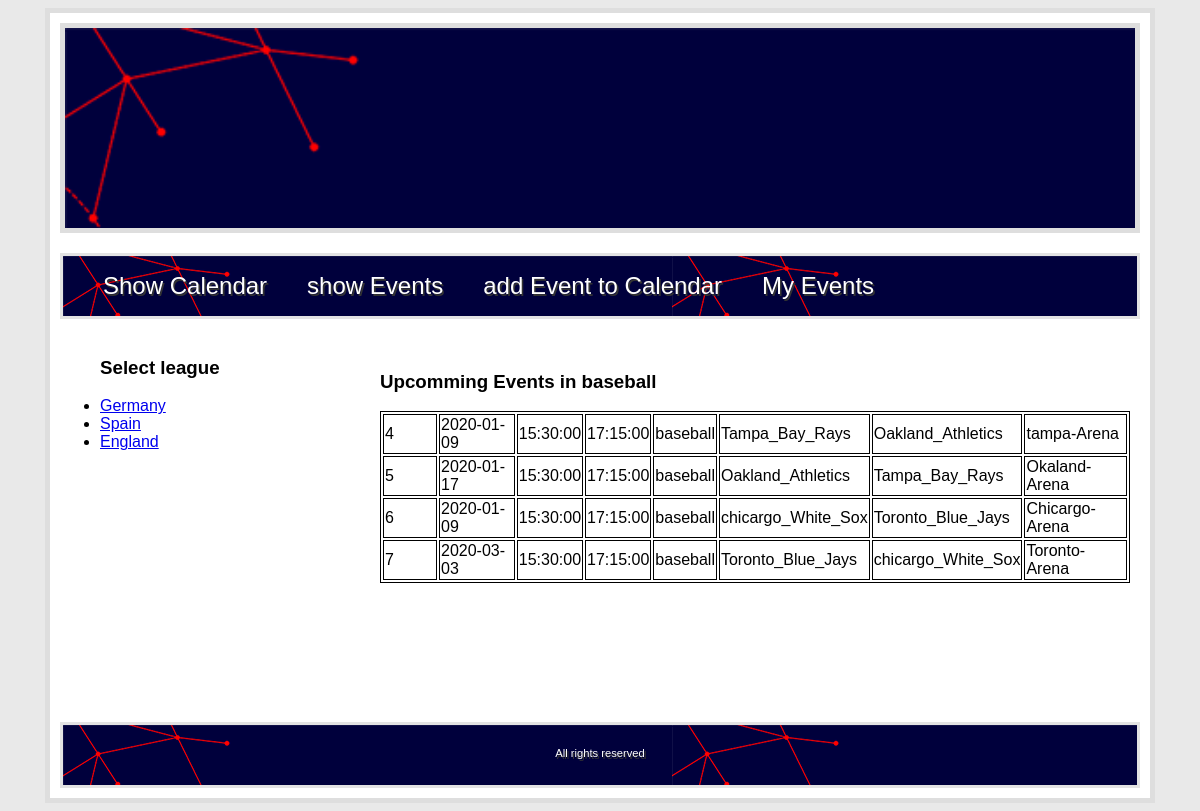
The app's page /baseball_events.php with its own data.
### tables this page shows
CREATE TABLE events (
	id 	INTEGER PRIMARY KEY NOT NULL AUTO_increment,  
   	db_date                 DATE NOT NULL,
    	starttime            	TIME NOT NULL,  
    	endtime               	TIME NOT NULL,  
    	category             	VARCHAR(100) NOT NULL,  
   	team_a               	VARCHAR(100) NOT NULL,  
    	team_b               	VARCHAR(100) NOT NULL,  
    	location              VARCHAR(100) NOT NULL  
);

### baseball_events.php (the view, shortened to what this page needs)
<?php
$content= '<table>
<h3>Upcomming Events in baseball</h3>';
$conn = mysqli_connect("localhost", "root", "", "testing");
$sql = "SELECT* from events where category like 'baseball'";
$result = $conn->query($sql);
if ($result->num_rows > 0) {
while($row = $result->fetch_assoc()) {
$content=$content . "<tr><td>" . $row["id"]. "</td><td>" . $row["db_date"] . "</td><td>". $row["starttime"] . "</td><td>". $row["endtime"] . "</td><td>". $row["category"] . "</td><td>". $row["team_a"] . "</td><td>". $row["team_b"] . "</td><td>"
. $row["location"]. "</td></tr>";
}
$content = $content . "</table>";
} else { echo "0 results"; }
$sidebar =  '<ul id="sidebar">
       <h3>Select league</h3>
                        <li><a href="#todo">Germany</a></li>
                        <li><a href="#todo.php">Spain</a></li>
                        <li><a href="#todo">England</a></li>
                </ul>';
include 'Template.php';
?>

### Template.php (shortened to what this page needs)
<!DOCTYPE html>
<html>
    <head>
        <link rel="stylesheet" type="text/css" href="Styles/Stylesheet.css" />
    </head>
    <body>
        <div id="wrapper">
            <div id="banner">
            </div>
            <nav id="navigation">
                <ul id="nav">
                    <li><a href="calendar.php">Show Calendar</a></li>
                    <li><a href="showEvents.php">show Events</a></li>
                    <li><a href="addEventToCalendar.php">add Event to Calendar</a></li>
                    <li><a href="showMyEvents.php">My Events</a></li>
                </ul>
            </nav>
            <div id="content_area">
                <?php echo $content; ?>
            </div>
            <div id="sidebar">
                <?php
                       echo $sidebar;
                ?>
           </div>
            <footer>
                <p>All rights reserved</p>
            </footer>
        </div>
    </body>
</html>

### Styles/Stylesheet.css (style rules this page uses)
body { font-family: lucida grande ,tahoma,verdana,arial,sans-serif; background-color: #e9e9e9; }
body p { font-size: 0.7em; line-height: 1.28; }
#wrapper { width: 1080px; background-color: white; margin: 0 auto; padding: 10px; border: 5px solid #dedede; }
#banner { background-image: url(../Images/SR-logo-website.png); background-repeat: no-repeat; background-size: cover; border: 5px solid #dedede; height: 200px; }
#content_area { float: right; width: 750px; margin: 20px 0 20px 0; padding: 10px; }
#sidebar { float: left; height: 400px; text-decoration: none; }
#sidebar li { text-decoration: none; }
footer { clear: both; width: auto; height: 40px; padding: 10px; border: 3px solid #E3E3E3; text-align: center; color: #fff; text-shadow: 0.1em 0.1em #333; background-image: url(../Images/SR-logo-website.png); }
#navigation { height: 60px; border: 3px solid #E3E3E3; margin-top: 20px; text-shadow: 0.1em 0.1em #333; background-image: url(../Images/SR-logo-website.png); }
#nav { list-style: none; }
#nav li { font-size: 24px; float: left; margin-right: 40px; position: relative; height: 50px; }
#nav a:link, nav a:active, nav a:visited { display: block; color: #fff; text-decoration: none; }
table, th, td { min-width: 50px; border: 1px solid black; }

### records on screen
events: id "4", db_date "2020-01-09", starttime "15:30:00", endtime "17:15:00", category "baseball", team_a "Tampa_Bay_Rays", team_b "Oakland_Athletics", location "tampa-Arena"
events: id "5", db_date "2020-01-17", starttime "15:30:00", endtime "17:15:00", category "baseball", team_a "Oakland_Athletics", team_b "Tampa_Bay_Rays", location "Okaland-Arena"
events: id "6", db_date "2020-01-09", starttime "15:30:00", endtime "17:15:00", category "baseball", team_a "chicargo_White_Sox", team_b "Toronto_Blue_Jays", location "Chicargo-Arena"
events: id "7", db_date "2020-03-03", starttime "15:30:00", endtime "17:15:00", category "baseball", team_a "Toronto_Blue_Jays", team_b "chicargo_White_Sox", location "Toronto-Arena"
